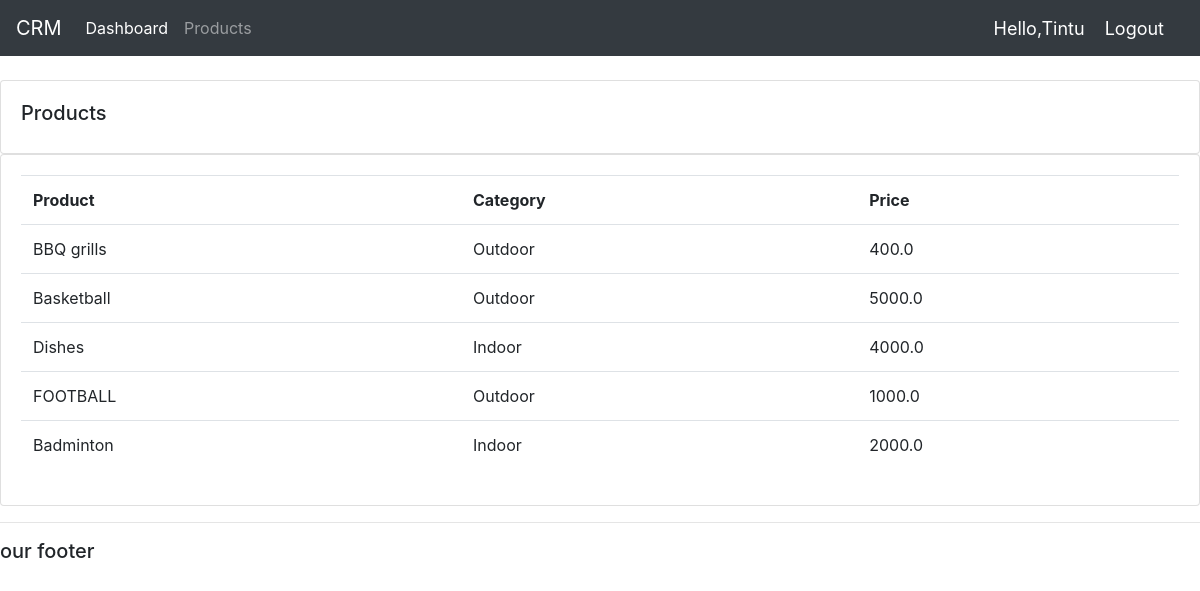
/products (signed in), run on the app's committed database.
### myapp/models.py (models this page shows, shortened)
class Product(models.Model):
    CATEGORY = (
        ('Indoor','Indoor'),
        ('Outdoor','Outdoor')
    )
    name = models.CharField(max_length=100,null=True)
    price = models.FloatField(null = True)
    category = models.CharField(max_length=100,null=True,choices=CATEGORY)
    description = models.TextField(null=True)
    date_created = models.DateTimeField(auto_now_add=True)
    tags = models.ManyToManyField(Tag)

### myapp/decorators.py (the view)
        def wrapper_func(request,*args,**kwargs):
            group = None
            if request.user.groups.exists():
                group = request.user.groups.all()[0].name
            if group in allowed_roles:
                print('working',allowed_roles)
                return view_func(request,*args,**kwargs)
            else:
                return HttpResponse("you are not authorized")

### myapp/views.py (called while the page is built)
@login_required(login_url='login')
@allowed_users(allowed_roles=['admin'])
def products(request):
    products = Product.objects.all()
    context = {'products':products}
    return render(request,'myapp/products.html',context)

### myapp/templates/myapp/products.html
{% extends 'myapp/main.html' %}
{% block content %}
<br>
<div class="row">
    <div class="col-md">
        <div class="card card-body">
            <h5>Products</h5>
        </div>
        <div class="card card-body">
            <table class="table">
                <tr>
                    <th>Product</th>
                    <th>Category</th>
                    <th>Price</th>
                </tr>
                {% for i in products %}
                    <tr>
                        <td>{{i.name}}</td>
                        <td>{{i.category}}</td>
                        <td>{{i.price}}</td>
                    </tr>
                {% endfor %}
            </table>
        </div>
    </div>
</div>
{% endblock %}

### myapp/templates/myapp/navbar.html (shortened to what this page needs)
<nav class="navbar navbar-expand-lg navbar-dark bg-dark">
    <a class="navbar-brand" href="#">CRM</a>
    <div class="collapse navbar-collapse" id="navbarNav">
      <ul class="navbar-nav">
        {% if request.user.is_staff %}
        <li class="nav-item active">
          <a class="nav-link" href="{% url 'home' %}">Dashboard</a>
        </li>
        <li class="nav-item">
          <a class="nav-link" href="{% url 'products' %}">Products</a>
        </li>
        {% else %}
        <li class="nav-item">
          <a class="nav-link" href="{% url 'account' %}">Settings</a>
        </li>
        {% endif %}
      </ul>
    </div>
    <span class="hello-msg">Hello,{{request.user}} </span>
    <span><a class="hello-msg" href="{% url 'logout' %}">Logout</a></span>
  </nav>

### myapp/templates/myapp/navbar.html (style rules this page uses)
.hello-msg { font-size: 18px; color: #fff; margin-right: 20px; }

### data on the page
Product: name "BBQ grills", category "Outdoor", price "400.0"
Product: name "Basketball", category "Outdoor", price "5000.0"
Product: name "Dishes", category "Indoor", price "4000.0"
Product: name "FOOTBALL", category "Outdoor", price "1000.0"
Product: name "Badminton", category "Indoor", price "2000.0"

### other printed values
{{ request.user }} "Tintu"
